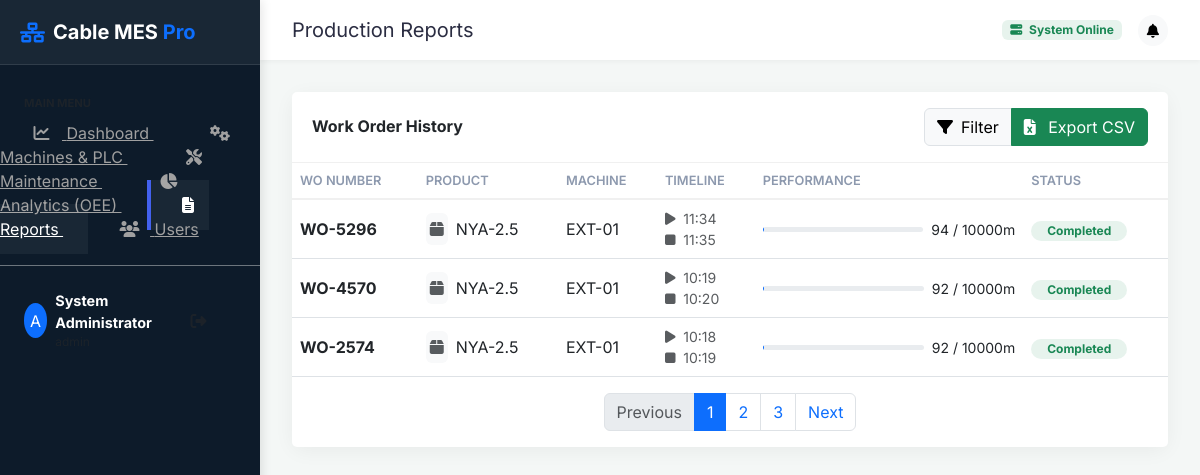
Page /admin/reports (signed in) on the earlier database version.
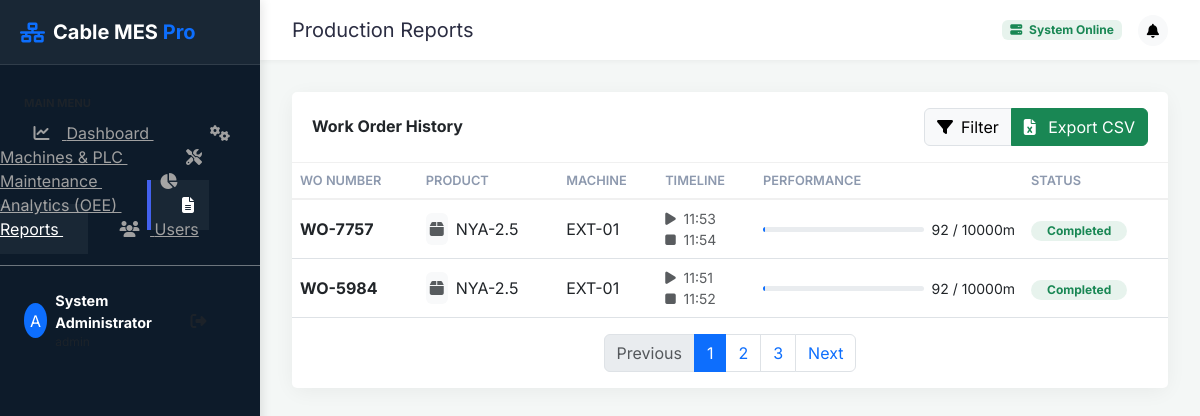
Same page on the later database version.
### cable_mes/models.py (models this page shows, shortened)
class User(UserMixin, Base):
    __tablename__ = 'users'
    id = Column(Integer, primary_key=True)
    username = Column(String(50), unique=True, nullable=False)
    password_hash = Column(String(128), nullable=False)
    role = Column(Enum(UserRole), default=UserRole.OPERATOR)
    full_name = Column(String(100))

class WorkOrder(Base):
    __tablename__ = 'work_orders'
    id = Column(Integer, primary_key=True)
    order_number = Column(String(50), unique=True, nullable=False)
    product_id = Column(Integer, ForeignKey('products.id'), nullable=False)
    machine_id = Column(Integer, ForeignKey('machines.id'), nullable=False)
    target_length_m = Column(Float, nullable=False)
    produced_length_m = Column(Float, default=0.0)
    status = Column(String(20), default='PLANNED')
    start_time = Column(DateTime)
    end_time = Column(DateTime)
    product = relationship('Product')
    machine = relationship('Machine')

class Product(Base):
    __tablename__ = 'products'
    id = Column(Integer, primary_key=True)
    code = Column(String(50), unique=True, nullable=False)
    name = Column(String(100), nullable=False)
    target_diameter_mm = Column(Float, nullable=False)
    tolerance_mm = Column(Float, nullable=False)
    target_speed_m_min = Column(Float, default=100.0)

class Machine(Base):
    __tablename__ = 'machines'
    id = Column(Integer, primary_key=True)
    name = Column(String(50), unique=True, nullable=False)
    type = Column(String(50))
    status = Column(String(20), default='IDLE')
    plc_ip = Column(String(15))
    plc_port = Column(Integer, default=502)
    plc_slave_id = Column(Integer, default=1)
    reg_speed = Column(Integer, default=0)
    reg_temp = Column(Integer, default=1)
    reg_diameter = Column(Integer, default=2)

### app.py (the view)
@app.route('/admin/reports')
@login_required
def admin_reports():
    if current_user.role != UserRole.ADMIN: return "Access Denied", 403
    work_orders = WorkOrder.query.order_by(WorkOrder.id.desc()).all()
    return render_template('reports.html', work_orders=work_orders)

### app.py (called while the page is built)
@app.teardown_appcontext
def shutdown_session(exception=None):
    db_session.remove()

@login_manager.user_loader
def load_user(user_id):
    return User.query.get(int(user_id))

### templates/reports.html (shortened to what this page needs)
{% extends "base.html" %}
{% block header %}Production Reports{% endblock %}
{% block content %}
<div class="row mb-4">
    <div class="col-12">
        <div class="card">
            <div class="card-header bg-white d-flex justify-content-between align-items-center py-3">
                <h6 class="mb-0 fw-bold">Work Order History</h6>
                <div class="btn-group">
                    <button class="btn btn-light border"><i class="fas fa-filter me-2"></i>Filter</button>
                    <a href="{{ url_for('export_reports') }}" class="btn btn-success"><i class="fas fa-file-excel me-2"></i> Export CSV</a>
                </div>
            </div>
            <div class="table-responsive">
                <table class="table align-middle mb-0 table-hover">
                    <thead class="bg-light">
                        <tr>
                            <th>WO Number</th>
                            <th>Product</th>
                            <th>Machine</th>
                            <th>Timeline</th>
                            <th>Performance</th>
                            <th>Status</th>
                        </tr>
                    </thead>
                    <tbody>
                        {% for wo in work_orders %}
                        <tr>
                            <td>
                                <span class="fw-bold text-dark">{{ wo.order_number }}</span>
                            </td>
                            <td>
                                <div class="d-flex align-items-center">
                                    <div class="bg-light rounded p-1 me-2"><i class="fas fa-box text-muted"></i></div>
                                    {{ wo.product.code }}
                                </div>
                            </td>
                            <td>{{ wo.machine.name }}</td>
                            <td>
                                <div class="small text-muted">
                                    <i class="fas fa-play me-1"></i> {{ wo.start_time.strftime('%H:%M') if wo.start_time else '--:--' }}<br>
                                    <i class="fas fa-stop me-1"></i> {{ wo.end_time.strftime('%H:%M') if wo.end_time else '--:--' }}
                                </div>
                            </td>
                            <td>
                                <div class="d-flex align-items-center">
                                    <div class="progress flex-grow-1 me-2" style="height: 5px; width: 100px;">
                                        {% set pct = (wo.produced_length_m / wo.target_length_m * 100) if wo.target_length_m > 0 else 0 %}
                                    </div>
                                    <small>{{ wo.produced_length_m | int }} / {{ wo.target_length_m | int }}m</small>
                                </div>
                            </td>
                            <td>
                                {% if wo.status == 'COMPLETED' %}
                                    <span class="badge bg-success bg-opacity-10 text-success rounded-pill px-3">Completed</span>
                                {% elif wo.status == 'IN_PROGRESS' %}
                                    <span class="badge bg-primary bg-opacity-10 text-primary rounded-pill px-3">Running</span>
                                {% else %}
                                    <span class="badge bg-secondary bg-opacity-10 text-secondary rounded-pill px-3">{{ wo.status }}</span>
                                {% endif %}
                            </td>
                        </tr>
                        {% endfor %}
                    </tbody>
                </table>
            </div>
            <div class="card-footer bg-white border-top-0 py-3">
                <nav>
                    <ul class="pagination justify-content-center mb-0">
                        <li class="page-item disabled"><a class="page-link" href="#">Previous</a></li>
                        <li class="page-item active"><a class="page-link" href="#">1</a></li>
                        <li class="page-item"><a class="page-link" href="#">2</a></li>
                        <li class="page-item"><a class="page-link" href="#">3</a></li>
                        <li class="page-item"><a class="page-link" href="#">Next</a></li>
                    </ul>
                </nav>
            </div>
        </div>
    </div>
</div>
{% endblock %}

### templates/base.html (shortened to what this page needs)
<!DOCTYPE html>
<html lang="en">
<head>
    <link href="https://cdn.jsdelivr.net/npm/bootstrap@5.3.0/dist/css/bootstrap.min.css" rel="stylesheet">
    <link href="https://cdnjs.cloudflare.com/ajax/libs/font-awesome/6.4.0/css/all.min.css" rel="stylesheet">
    <link href="{{ url_for('static', filename='css/modern.css') }}" rel="stylesheet">
</head>
<body>
    <div class="main-wrapper">
        <nav class="sidebar-wrapper sidebar text-white">
            <div class="brand-section d-flex align-items-center">
                <i class="fas fa-network-wired fa-lg me-2 text-primary"></i>
                <h5 class="mb-0 fw-bold">Cable MES <span class="text-primary">Pro</span></h5>
            </div>
            <div class="py-4">
                <small class="text-muted px-4 text-uppercase fw-bold" style="font-size: 0.7rem;">Main Menu</small>
                <div class="mt-2">
                    <a href="/admin" class="{{ 'active' if request.endpoint == 'admin_dashboard' else '' }}">
                        <i class="fas fa-chart-line me-2"></i> Dashboard
                    </a>
                    <a href="/admin/machines" class="{{ 'active' if 'machines' in request.endpoint else '' }}">
                        <i class="fas fa-cogs me-2"></i> Machines & PLC
                    </a>
                    <a href="/admin/maintenance" class="{{ 'active' if 'maintenance' in request.endpoint else '' }}">
                        <i class="fas fa-tools me-2"></i> Maintenance
                    </a>
                    <a href="/admin/analytics" class="{{ 'active' if 'analytics' in request.endpoint else '' }}">
                        <i class="fas fa-chart-pie me-2"></i> Analytics (OEE)
                    </a>
                    <a href="/admin/reports" class="{{ 'active' if 'reports' in request.endpoint else '' }}">
                        <i class="fas fa-file-alt me-2"></i> Reports
                    </a>
                    <a href="/admin/users" class="{{ 'active' if 'users' in request.endpoint else '' }}">
                        <i class="fas fa-users me-2"></i> Users
                    </a>
                </div>
            </div>
            <div class="mt-auto p-4 border-top border-secondary">
                <div class="d-flex align-items-center">
                    <div class="bg-primary rounded-circle d-flex align-items-center justify-content-center text-white" style="width: 35px; height: 35px;">
                        {{ current_user.username[0].upper() }}
                    </div>
                    <div class="ms-2">
                        <div class="fw-bold" style="font-size: 0.9rem;">{{ current_user.full_name }}</div>
                        <div class="text-muted" style="font-size: 0.75rem;">{{ current_user.role.value }}</div>
                    </div>
                    <a href="/logout" class="ms-auto text-muted hover-white"><i class="fas fa-sign-out-alt"></i></a>
                </div>
            </div>
        </nav>
        <div class="content-wrapper">
            <div class="top-navbar">
                <h5 class="mb-0 fw-normal">{% block header %}Overview{% endblock %}</h5>
                <div class="d-flex align-items-center">
                    <span class="badge bg-success bg-opacity-10 text-success me-3">
                        <i class="fas fa-server me-1"></i> System Online
                    </span>
                    <button class="btn btn-light btn-sm rounded-circle"><i class="fas fa-bell"></i></button>
                </div>
            </div>
            <div class="page-content">
                {% block content %}{% endblock %}
            </div>
        </div>
    </div>
</body>
</html>

### static/css/modern.css (style rules this page uses)
:root { --primary: #4361ee; --secondary: #3f37c9; --success: #4cc9f0; --danger: #f72585; --warning: #f8961e; --dark: #1b263b; --light: #f8f9fa; --sidebar-bg: #0d1b2a; --card-bg: #ffffff; --text-main: #2b2d42; --text-muted: #8d99ae; }
body { font-family: 'Segoe UI', Roboto, Helvetica, Arial, sans-serif; background-color: #f0f2f5; color: var(--text-main); overflow-x: hidden; }
.sidebar { background-color: var(--sidebar-bg); box-shadow: 2px 0 10px rgba(0,0,0,0.1); transition: all 0.3s; z-index: 1000; }
.sidebar .brand-section { padding: 20px; background: rgba(255,255,255,0.05); border-bottom: 1px solid rgba(255,255,255,0.1); }
.sidebar a { color: #a0a0a0; padding: 15px 25px; border-left: 4px solid transparent; transition: all 0.2s; }
.sidebar a:hover, .sidebar a.active { color: #fff; background: rgba(255,255,255,0.05); border-left-color: var(--primary); }
.sidebar i { width: 25px; text-align: center; }
.card { border: none; border-radius: 12px; background: var(--card-bg); box-shadow: 0 4px 20px rgba(0,0,0,0.05); transition: transform 0.2s; margin-bottom: 1.5rem; }
.card-header { background: transparent; border-bottom: 1px solid #f0f0f0; padding: 1.25rem; font-weight: 600; }
.table thead th { border-top: none; border-bottom: 2px solid #f0f0f0; font-weight: 600; color: var(--text-muted); text-transform: uppercase; font-size: 0.8rem; }
.table tbody td { vertical-align: middle; }

### templates/base.html (style rules this page uses)
body { font-family: 'Inter', sans-serif; }
.main-wrapper { display: flex; min-height: 100vh; }
.sidebar-wrapper { width: 260px; flex-shrink: 0; background: var(--sidebar-bg); }
.content-wrapper { flex-grow: 1; display: flex; flex-direction: column; background: #f4f7f6; }
.top-navbar { background: #fff; height: 60px; box-shadow: 0 2px 4px rgba(0,0,0,0.04); display: flex; align-items: center; padding: 0 2rem; justify-content: space-between; }
.page-content { padding: 2rem; overflow-y: auto; height: calc(100vh - 60px); }

Differences in the rows shown:
removed WorkOrder: order_number "WO-5296", product.code "NYA-2.5", machine.name "EXT-01", start_time "11:34", end_time "11:35", produced_length_m "94", target_length_m "10000", status "Completed"
changed WorkOrder (number 1 of 2 on the later page): order_number "WO-4570" → "WO-7757"; start_time "10:19" → "11:53"; end_time "10:20" → "11:54"
changed WorkOrder (number 2 of 2 on the later page): order_number "WO-2574" → "WO-5984"; start_time "10:18" → "11:51"; end_time "10:19" → "11:52"
